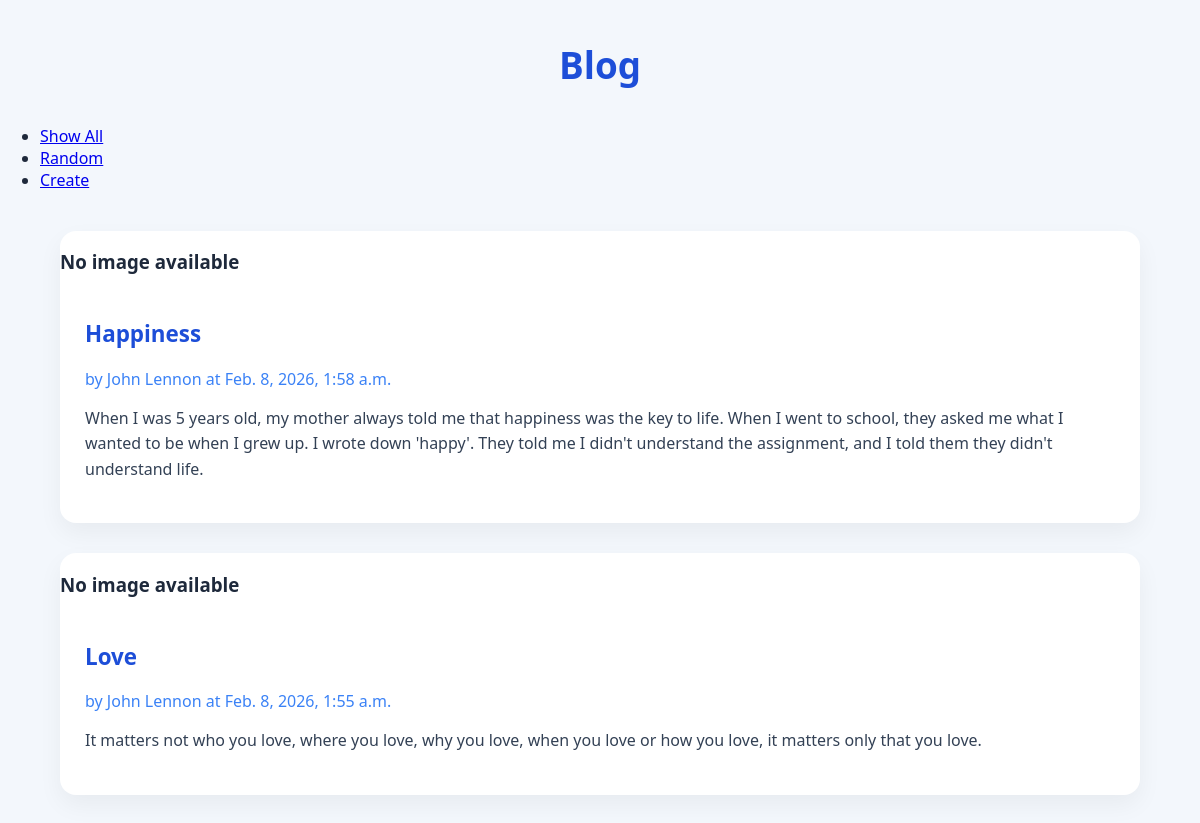
Page /blog/show_all/ on the earlier database version.
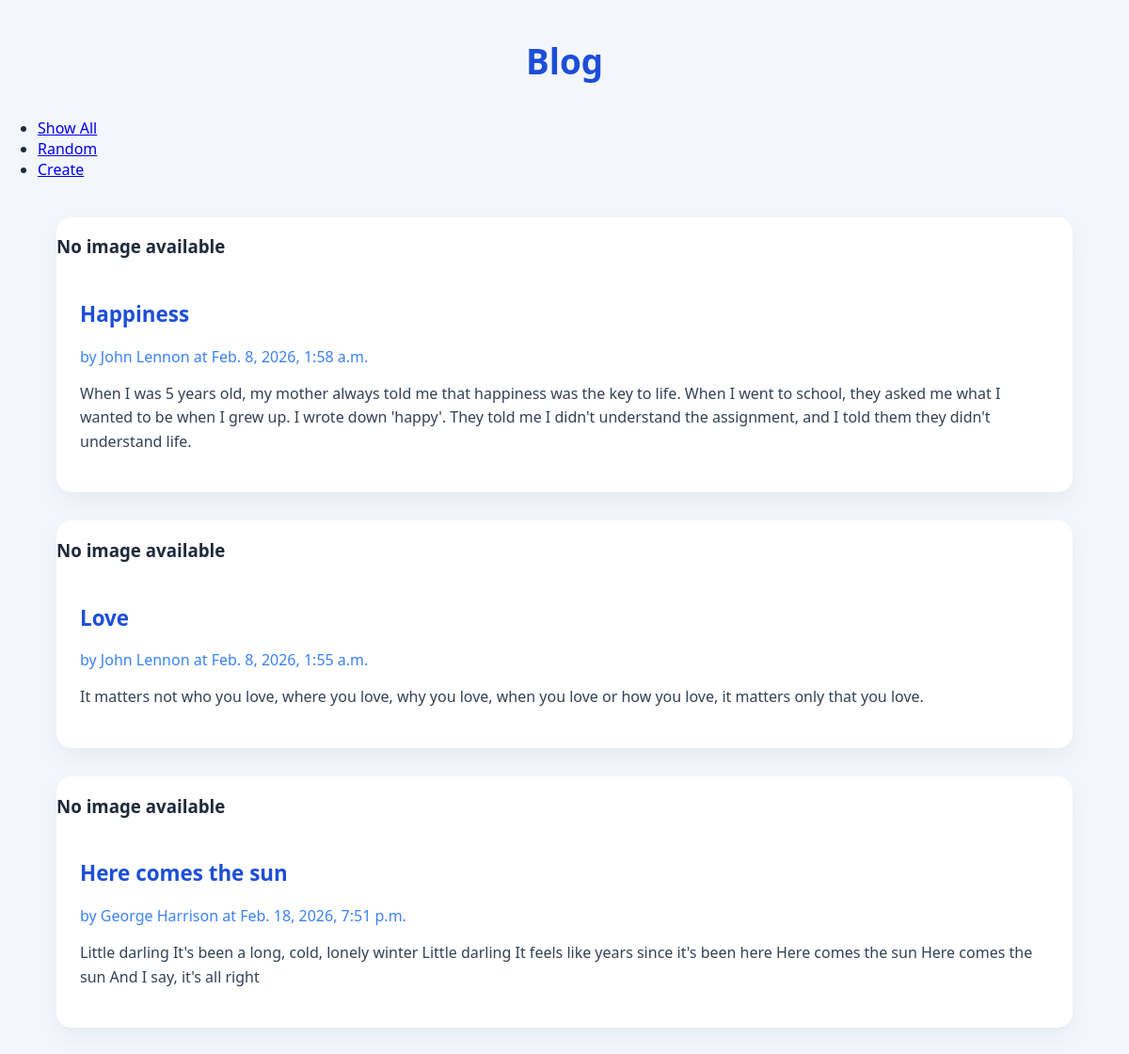
Same page on the later database version.
### blog/models.py (models this page shows, shortened)
class Article(models.Model):
    title = models.TextField(blank=True)
    author = models.TextField(blank=True)
    text = models.TextField(blank=True)
    published = models.DateTimeField(auto_now=True)
    image_file = models.ImageField(blank=True) # an actual image file

### blog/views.py (the view)
# urls.py: path('show_all/', ShowAllView.as_view(), name='show_all'),
class ShowAllView(ListView):
    model = Article # retrieve objects of type Article from the database
    template_name = 'blog/show_all.html'
    context_object_name = 'articles' # how to find the data in the template file

### blog/templates/blog/show_all.html (shortened to what this page needs)
{% extends 'blog/base.html' %}
{% block content %}
<main class="grid-container">
    {% for a in articles %}
    <article>
    {% if a.image_file %}
    <a href="{% url 'article' a.pk %}">
    <img src="{{ a.image_file.url }}" alt="{{ a.image_file.name }}">
    </a>
    {% else %}
    <h3>No image available</h3>
    {% endif %}
        <div>
        <h2>{{a.title}}</h2>
        <strong>by {{a.author}} at {{a.published}}</strong>
        <p>
        {{a.text}}
        </p>
        </div>
    </article>
    {% endfor %}
</main>
{% endblock %}

### blog/templates/blog/base.html (shortened to what this page needs)
{% load static %}
<html>
    <head>
        <link rel="stylesheet" href="{% static 'styles-blog.css' %}">
    </head>
    <body>
        <header>
            <h1>Blog</h1>
            <nav>
                <ul>
                    <li><a href="{% url 'show_all' %}">Show All</a></li>
                    <li><a href="{% url 'random' %}">Random</a></li>
                    <li><a href="{% url 'create_article' %}">Create</a></li>
            </nav>
        </header>
    {% block content %}
    {% endblock %}
    </body>
</html>

### static/styles-blog.css (style rules this page uses)
body { font-family: "Segoe UI", sans-serif; margin: 0; padding: 0; background: #f3f7fc; color: #1e293b; }
h1 { text-align: center; padding: 40px 0 10px 0; font-size: 2.3rem; color: #1d4ed8; }
.grid-container { width: 90%; max-width: 1100px; margin: 40px auto; display: grid; gap: 30px; }
article { background: white; border-radius: 16px; box-shadow: 0 10px 25px rgba(0, 0, 0, 0.05); }
article div { padding: 25px; }
article h2 { margin-top: 0; color: #1d4ed8; font-size: 1.4rem; }
article strong { display: block; margin-bottom: 12px; color: #3b82f6; font-weight: 500; }
article p { line-height: 1.6; color: #334155; }

Differences in the rows shown:
added Article: image_file "No image available", title "Here comes the sun", author "George Harrison", published "Feb. 18, 2026, 7:51 p.m.", text "Little darling It's been a long, cold, lonely winter Little darling It feels like years since it's been here Here comes the sun Here comes the sun And I say, it's all right"
